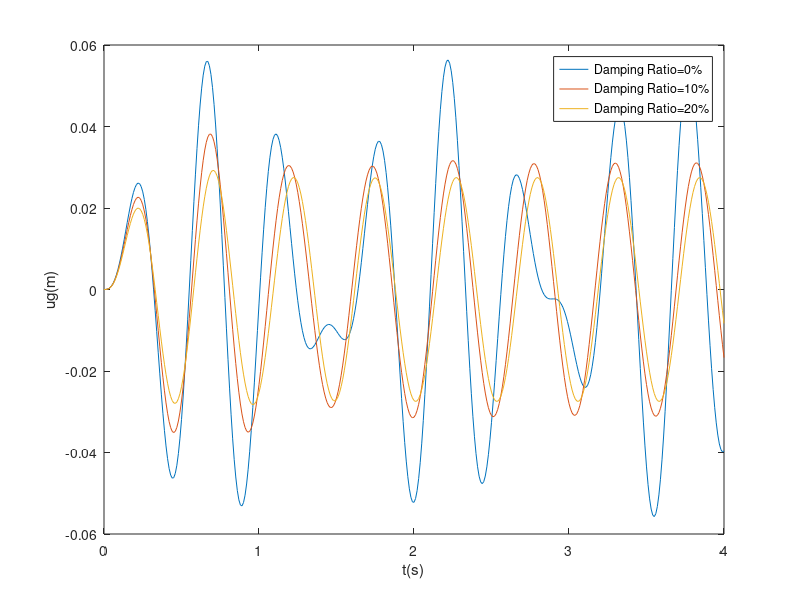
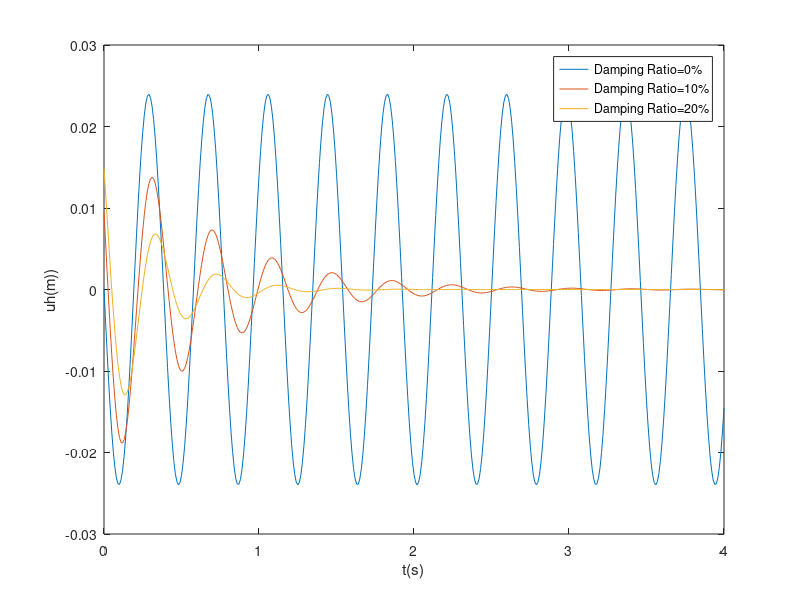
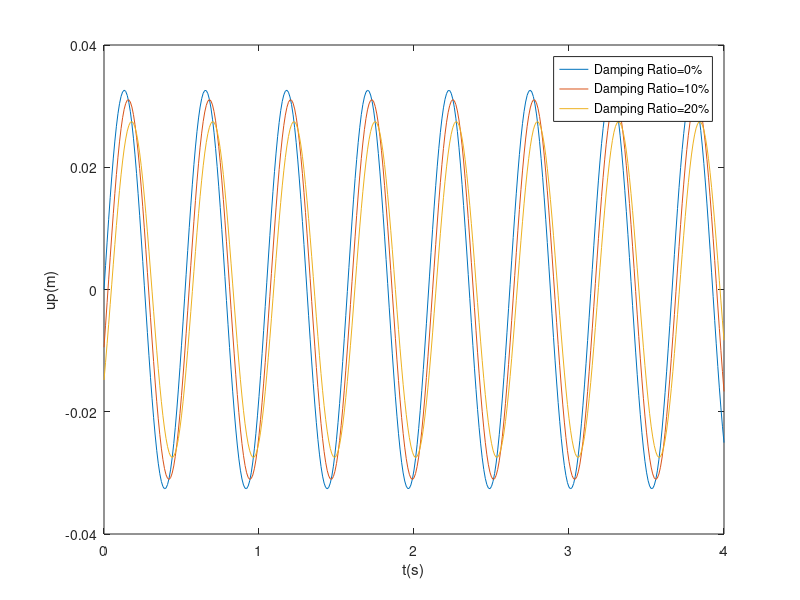
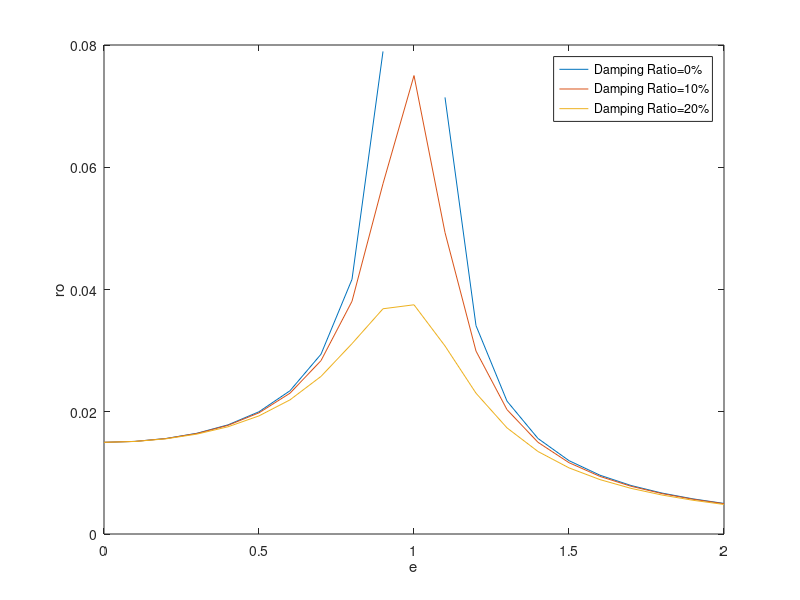

Recreate these plots in MATLAB, in order.
clear 
clc

%An example linear elastic SDOF system is given with k = 4 kN/m and m = 15 kg.
%The system is initially at rest when it is excited by a harmonic force 
% F(t)=60sin12t (in Newtons).

%The first part of this code plots the curves for transient response, steady
%state response and total response separately for each damping ratio 

%The second part of this code plots response amplitude vs frequency ratio graphs 
%for each damping ratio considering the steady state response only and assuming
%that the excitation frequency 𝜔̅ is variable.

t=0:0.01:4; %s
%structural parameters
k=4000; %N/m
m=15; %kg
wn=sqrt(k/m);
%excitation parameters
F0=60; %Newtons
w_bar=12;
%damping ratios
beta=[0, 0.1, 0.2];


for j=1:length(beta)

wd(j)=wn*sqrt(1-beta(j)^2);
eps=w_bar/wn;
G1(j)=(F0/k)*((1-eps^2)/((1-eps^2)^2+(2*beta(j)*eps)^2));
G2(j)=(F0/k)*((-2*beta(j)*eps)/((1-eps^2)^2+(2*beta(j)*eps)^2));
%initial conditions assumed as displacement and velocity is zero at t=0;
%with this consideration, general solution is solved to find A1 and A2
A2(j)=(F0/k)*((2*beta(j)*eps)/((1-eps^2)^2+(2*beta(j)*eps)^2));
A1(j)=(((-F0*(1-eps^2)*w_bar)/(k*((1-eps^2)^2+(2*beta(j)*eps)^2)))+beta(j)*wn*A2(j))/wd(j);


    
    for i=1:length(t);
    uh(i,j)=exp(-beta(j)*wn*t(i))*(A1(j)*sin(wd(j)*t(i))+A2(j)*cos(wd(j)*t(i)));
    up(i,j)=G1(j)*sin(w_bar*t(i))+G2(j)*cos(w_bar*t(i));
    ug(i,j)=uh(i,j)+up(i,j);
    end
    


teta=atan(2*beta(j)*eps/(1-eps^2));
e=0:0.1:2;
w_bar_b=wn*e;
for i=1:length(e);
 ro(i,j)=(F0/k)/(sqrt((1-e(i).^2).^2+(2*beta(j)*e(i))^2));
end

end


figure();
plot(t,ug);
xlabel('t(s)');
ylabel('ug(m)');
legend('Damping Ratio=0%','Damping Ratio=10%','Damping Ratio=20%')

figure();
plot(t,uh);
xlabel('t(s)');
ylabel('uh(m))');
legend('Damping Ratio=0%','Damping Ratio=10%','Damping Ratio=20%')

figure();
plot(t,up);
xlabel('t(s)');
ylabel('up(m)');
legend('Damping Ratio=0%','Damping Ratio=10%','Damping Ratio=20%')

figure();
plot(e,ro);
xlabel('e');
ylabel('ro');
legend('Damping Ratio=0%','Damping Ratio=10%','Damping Ratio=20%')